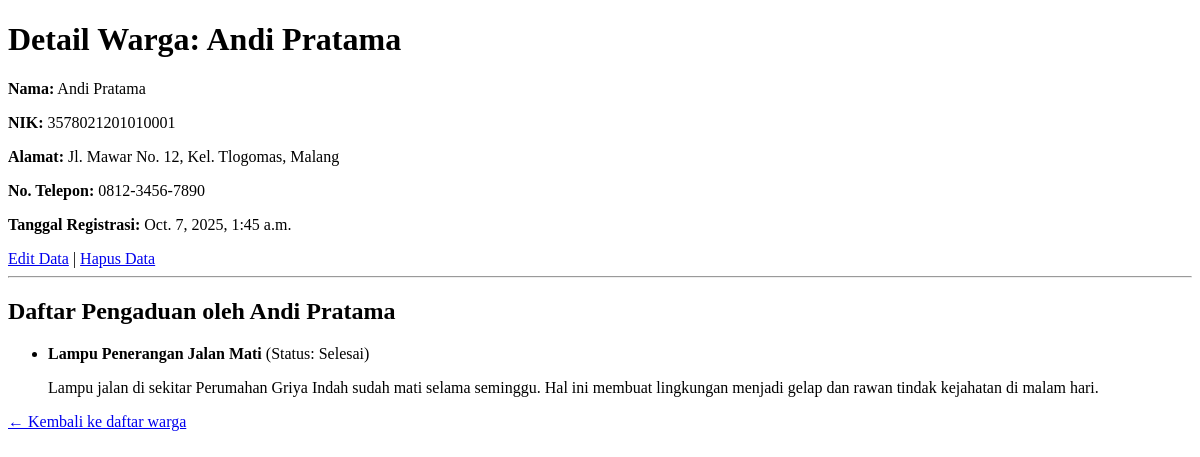
/warga/1/, run on an earlier commit of the app's database.
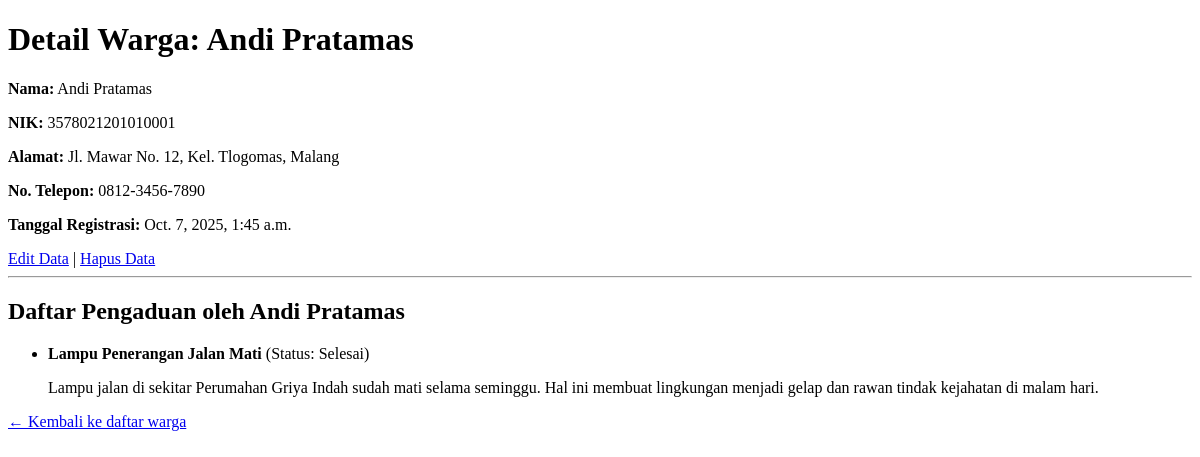
And on a later commit of the database.
### warga/models.py (models this page shows, shortened)
class Warga(models.Model):
    nik = models.CharField(max_length=16, unique=True, verbose_name="Nomor Induk Kependudukan")
    nama_lengkap = models.CharField(max_length=100, verbose_name="Nama Lengkap")
    alamat = models.TextField(verbose_name="Alamat Tinggal")
    no_telepon = models.CharField(max_length=15, blank=True, verbose_name="Nomor Telepon")
    tanggal_registrasi = models.DateTimeField(auto_now_add=True)

### warga/views.py (the view)
# urls.py: path('<int:pk>/', WargaDetailView.as_view(), name='warga-detail'),
class WargaDetailView(DetailView):
    model = Warga

### warga/templates/warga/warga_detail.html (shortened to what this page needs)
<!DOCTYPE html>
<html>
<head>
</head>
<body>
    <h1>Detail Warga: {{ object.nama_lengkap }}</h1>
    <p><strong>Nama:</strong> {{ object.nama_lengkap }}</p>
    <p><strong>NIK:</strong> {{ object.nik }}</p>
    <p><strong>Alamat:</strong> {{ object.alamat }}</p>
    <p><strong>No. Telepon:</strong> {{ object.no_telepon }}</p>
    <p><strong>Tanggal Registrasi:</strong> {{ object.tanggal_registrasi }}</p>
    <a href="{% url 'warga-edit' object.pk %}">Edit Data</a> |
    <a href="{% url 'warga-hapus' object.pk %}">Hapus Data</a>
    <hr>
    <h2>Daftar Pengaduan oleh {{ object.nama_lengkap }}</h2>
    <ul>
        {% for aduan in object.pengaduan.all %}
            <li>
                <strong>{{ aduan.judul }}</strong> (Status: {{ aduan.get_status_display }})
                <p>{{ aduan.deskripsi }}</p>
            </li>
        {% empty %}
            <li>Warga ini belum pernah membuat pengaduan.</li>
        {% endfor %}
    </ul>
    <a href="{% url 'warga-list' %}">← Kembali ke daftar warga</a>
</body>
</html>

What changed in the data, as far as the page shows it:
changed Warga "Jl. Mawar No. 12, Kel. Tlogomas, Malang": nama_lengkap "Andi Pratama" → "Andi Pratamas"
